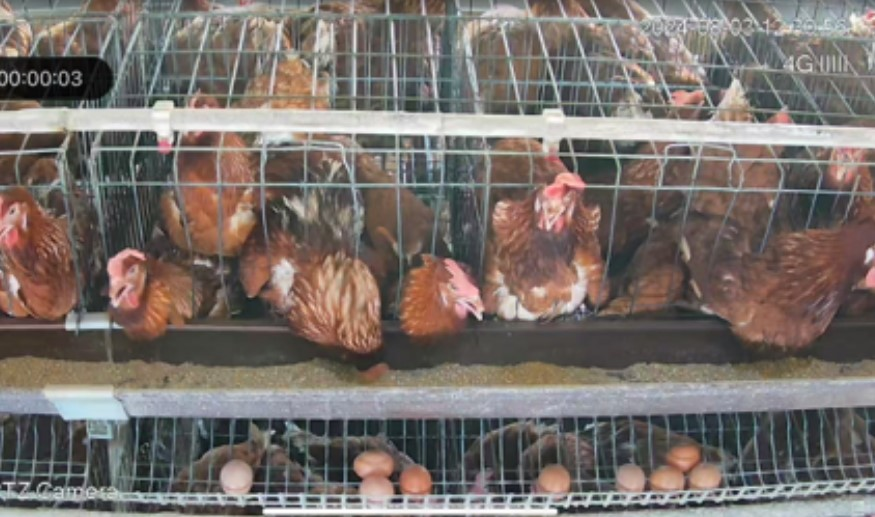
#> input picture rescourse/sick_chiken.jpg, 875 x 517 px, found by its file name
$ python other.py
#> lines starting #> are read from the running program, lines starting #| are printed output that depends on the picture
### Tool/display.py
import cv2 as cv
from matplotlib import pyplot as plt

# [30 lines left out: functions show_img_plt, show_two_plt, show_img_cv, not called in this run]

### Tool/other.py
import numpy as np
from matplotlib import pyplot as plt
import cv2 as cv
from display import show_img_plt, show_img_cv, show_two_plt
from Tool import get_hist, show_hist
def boundary_fill(img, baddingnum):
    return cv.copyMakeBorder(img, baddingnum, baddingnum, baddingnum, baddingnum, cv.BORDER_REPLICATE)

def add_gauss_noise(img):
    pass
def add_salt_noise(img,s_vs_p, amount):
    '''
    :param img: 只能添加灰度图，里面的矩阵是二维的，没有通道维度
    :param s_vs_p: #设置添加椒盐噪声的数目比例
    :param amount: #设置添加噪声图像像素的数目
    :return:
    '''
    noise_img = np.copy(img)
    rand = np.random.default_rng()
    #
    nums_salt = np.ceil(amount * img.size * s_vs_p)
    coords = [rand.integers(0, i-1, int(nums_salt)) for i in  img.shape]    # 设置添加噪声的坐标位置
    noise_img[coords[0], coords[1]] = 255
    #
    nums_pepper = np.ceil(amount * img.size * s_vs_p)
    coords = [rand.integers(0, i-1, int(nums_pepper)) for i in  img.shape]
    noise_img[coords[0], coords[1]] = 0
    return noise_img

if __name__ == "__main__":
    IMG_PATH = r"C:\Users\amjt_zhao\Desktop\sick_chiken.jpg"
    img = cv.imread(IMG_PATH, 0)
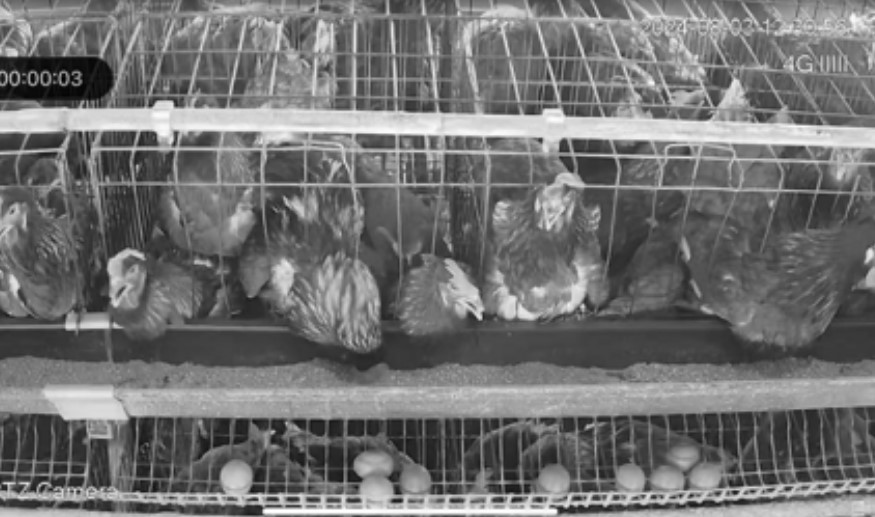
#> img: shape (517, 875); min 0, max 255, mean 113.6
    # print(img.dtype)
    if img is None:
        print("找不大图片啊！大人", IMG_PATH)
        exit(111)
    print(img.shape)
#| (517, 875)
    noise_img = add_salt_noise(img, 0.5,0.1)
#> in add_salt_noise, `noise_img[coords[0], coords[1]] = 0`:
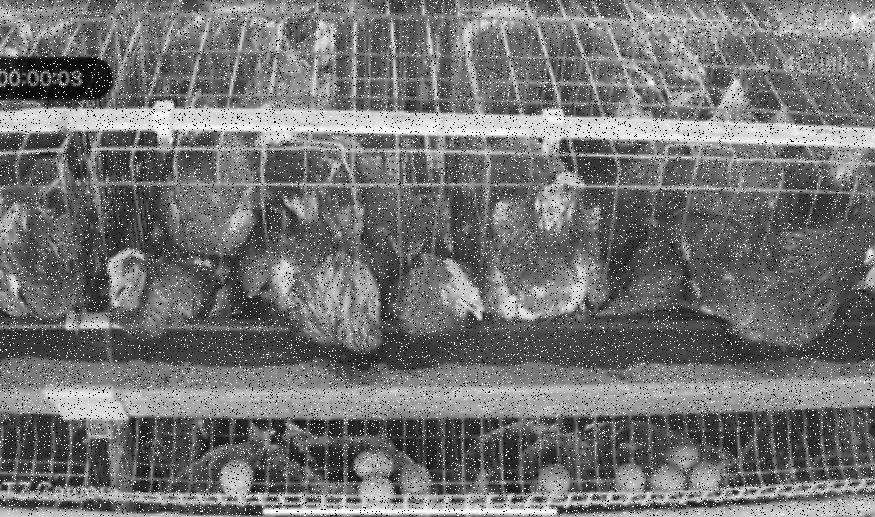
#> noise_img: shape (517, 875); min 0, max 255, mean 114.6
    show_two_plt(noise_img, img)
#> in show_two_plt, `plt.show()`:
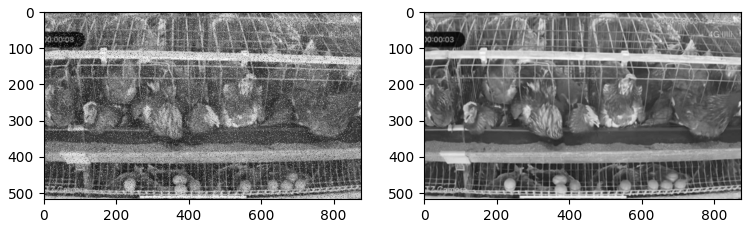
#> figure drawn by matplotlib, 2 panels
